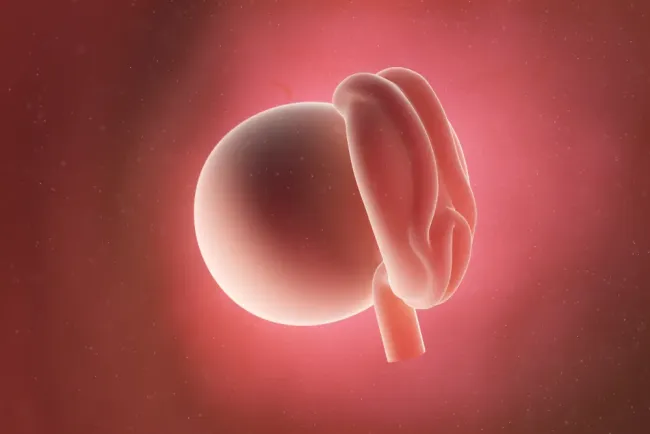
#> input picture tugas_3/data/input/janin.jpg, 650 x 434 px
$ python Tugas_3_Hough_Transform_Janin.py janin.jpg
#> lines starting #> are read from the running program, lines starting #| are printed output that depends on the picture; after the words box and inside, x2 and y2 are one past the last pixel; in counts of white or black regions, pixels touching at a corner belong together
#!/usr/bin/env python3
# -*- coding: utf-8 -*-
"""
TUGAS 3: HOUGH TRANSFORM GARIS, LINGKARAN, DAN ELIPS PADA USG JANIN
Nama: ...
NIM: ...
Kelas: ...

Persiapan (Python 3.10 atau lebih baru):
    python -m pip install numpy scipy scikit-image matplotlib Pillow

Cara menjalankan:
    python Tugas_3_Hough_Transform_Janin.py janin.jpg
    python Tugas_3_Hough_Transform_Janin.py

Tanpa argumen, program menggunakan janin.jpg di folder skrip jika tersedia.
Jika tidak tersedia, program membuka dialog pemilihan gambar atau meminta path.
Gunakan JPG/PNG USG janin milik Anda; gambar belum disertakan dalam skrip.

Pilihan tambahan:
    --roi X1 Y1 X2 Y2    Batasi pencarian pada koordinat gambar asli.
    --tanpa-tampilan    Simpan semua hasil tanpa membuka jendela grafik.
    --output FOLDER     Tentukan folder hasil.

Hasil: gambar asli, praproses, garis, lingkaran, elips, perbandingan,
ringkasan CSV, parameter JSON, dan arsip ZIP. Satu jendela perbandingan
dibuka setelah seluruh hasil tersimpan. Parameter deteksi dapat diubah
pada bagian KONFIGURASI dalam fungsi proses_gambar().

Garis: rho = x*cos(theta) + y*sin(theta).
Lingkaran: (x-xc)**2 + (y-yc)**2 = r**2.
Elips: x'**2/a**2 + y'**2/b**2 = 1 pada koordinat setelah rotasi.
Accumulator menyimpan suara kandidat, bukan persentase akurasi.
ROI yang bersih membantu mengurangi deteksi tulisan dan skala pada USG.
Hasil adalah bentuk geometri; belum otomatis mengenali anatomi janin.

Referensi:
https://scikit-image.org/docs/stable/api/skimage.transform.html
https://scikit-image.org/docs/stable/auto_examples/edges/plot_circular_elliptical_hough_transform.html
"""

import argparse
from pathlib import Path
import sys


def parse_args():
    parser = argparse.ArgumentParser(description="Tugas 3 — Hough Transform pada gambar USG janin.")
    parser.add_argument("gambar", nargs="?", help="Path gambar JPG/PNG; gunakan tanda kutip jika ada spasi.")
    parser.add_argument("--roi", nargs=4, type=int, metavar=("X1", "Y1", "X2", "Y2"),
                        help="Kotak ROI pada gambar asli; default seluruh gambar.")
    parser.add_argument("--output", type=Path, default=Path(__file__).resolve().parent / "hasil_hough_janin",
                        help="Folder hasil; default di samping skrip.")
    parser.add_argument("--tanpa-tampilan", action="store_true", help="Simpan hasil tanpa membuka grafik.")
    return parser.parse_args()


def pilih_gambar(path_input):
    if path_input:
        return Path(path_input).expanduser().resolve()
    default = Path(__file__).resolve().parent / "janin.jpg"
    if default.is_file():
        return default
    # Tkinter bawaan Python dapat menyediakan dialog pilih file di desktop.
    root = None
    try:
        import tkinter as tk
        from tkinter import filedialog
        root = tk.Tk()
        root.withdraw()
        selected = filedialog.askopenfilename(
            title="Pilih gambar USG janin",
            filetypes=[("Gambar", "*.jpg *.jpeg *.png *.bmp *.tif *.tiff"), ("Semua file", "*.*")],
        )
    except Exception as exc:
        # Tidak semua lingkungan Python menyediakan Tk atau layar desktop.
        try:
            selected = input("Masukkan path gambar USG janin: ").strip().strip('"').strip("'")
        except (EOFError, KeyboardInterrupt):
            raise ValueError("Berikan gambar: python Tugas_3_Hough_Transform_Janin.py janin.jpg") from exc
    finally:
        if root is not None:
            root.destroy()
    if not selected:
        print("Pemilihan gambar dibatalkan.")
        raise SystemExit(0)
    return Path(selected).expanduser().resolve()


def proses_gambar(image_path, args):
    # IMPOR PUSTAKA
    from pathlib import Path
    from time import perf_counter
    import csv
    import json
    import zipfile

    import numpy as np
    import matplotlib
    if args.tanpa_tampilan:
        matplotlib.use("Agg")
    import matplotlib.pyplot as plt
    from matplotlib.patches import Circle
    from PIL import Image, ImageOps
    from scipy import ndimage as ndi
    from skimage import color, exposure, filters, morphology, transform
    from skimage.feature import canny
    from skimage.draw import ellipse_perimeter
    from skimage.transform import (
        hough_line, hough_line_peaks,
        hough_circle, hough_circle_peaks, hough_ellipse,
    )
    import skimage

    plt.rcParams["figure.dpi"] = 110
    print("scikit-image:", skimage.__version__)

    # KONFIGURASI — sesuaikan dengan gambar
    ROI = tuple(args.roi) if args.roi else None
    MAX_SIDE = 320   # Batas sisi terbesar ROI untuk garis/lingkaran.

    CLAHE_CLIP = 0.02
    CANNY_SIGMA = 2.0
    CANNY_LOW = 0.10
    CANNY_HIGH = 0.25
    MIN_EDGE_COMPONENT = 12

    LINE_PEAK_RATIO = 0.45  # Ambang relatif terhadap puncak accumulator garis.
    MAX_LINES = 6
    CIRCLE_RADIUS_FRACTION = (0.15, 0.48)
    CIRCLE_RADIUS_STEP = 2
    CIRCLE_VOTE_THRESHOLD = 0.35  # Ambang accumulator ternormalisasi.
    MAX_CIRCLES = 3

    ELLIPSE_MAX_SIDE = 128
    ELLIPSE_MAX_EDGE_POINTS = 450  # Membatasi biaya komputasi; dapat mengurangi detail.
    ELLIPSE_ACCURACY = 5          # Lebar bin; lebih besar = estimasi lebih kasar.
    ELLIPSE_VOTE_THRESHOLD = 12
    ELLIPSE_MIN_SIZE_FRACTION = 0.30
    ELLIPSE_MAX_SIZE_FRACTION = 0.50
    ELLIPSE_MIN_AXIS_RATIO = 0.35
    ELLIPSE_MIN_EDGE_SUPPORT = 0.65  # Proporsi perimeter dekat tepi Canny (toleransi 1.5 px).
    RANDOM_SEED = 42

    OUTPUT_DIR = args.output.expanduser().resolve()
    OUTPUT_DIR.mkdir(parents=True, exist_ok=True)

    # 1. MEMBACA GAMBAR
    if not image_path.is_file():
        raise FileNotFoundError(f"Gambar tidak ditemukan: {image_path}")
    with Image.open(image_path) as im:
        rgb_original = np.array(ImageOps.exif_transpose(im).convert("RGB"))

    original_h, original_w = rgb_original.shape[:2]
    print(f"Ukuran gambar asli: {original_w} × {original_h} piksel")
    fig, ax = plt.subplots(figsize=(9, 6))
    ax.imshow(rgb_original)
    ax.set(title="Gambar USG asli — gunakan koordinat ini untuk ROI", xlabel="x (piksel)", ylabel="y (piksel)")
    ax.grid(alpha=0.2)
    fig.savefig(OUTPUT_DIR / "00_gambar_asli.png", bbox_inches="tight")
    plt.close(fig)

    # 2. ROI, GRAYSCALE, MEDIAN, CLAHE, DAN CANNY
    if ROI is None:
        x1, y1, x2, y2 = 0, 0, original_w, original_h
    else:
        if len(ROI) != 4 or any(int(v) != v for v in ROI):
            raise ValueError("ROI harus berisi empat bilangan bulat (x1, y1, x2, y2).")
        x1, y1, x2, y2 = map(int, ROI)
    if not (0 <= x1 < x2 <= original_w and 0 <= y1 < y2 <= original_h):
        raise ValueError("ROI tidak valid atau berada di luar gambar.")
    if min(x2 - x1, y2 - y1) < 32:
        raise ValueError("ROI terlalu kecil. Gunakan lebar dan tinggi minimal 32 piksel.")
    if not (0 <= CANNY_LOW < CANNY_HIGH <= 1):
        raise ValueError("Gunakan 0 <= CANNY_LOW < CANNY_HIGH <= 1.")

    roi_original = rgb_original[y1:y2, x1:x2]
    ratio = min(1.0, MAX_SIDE / max(roi_original.shape[:2]))
    work_h, work_w = [max(1, round(s * ratio)) for s in roi_original.shape[:2]]
    rgb = transform.resize(roi_original, (work_h, work_w, 3), anti_aliasing=True)
    gray = color.rgb2gray(rgb)
    denoised = filters.median(gray, footprint=morphology.disk(2))
    # Citra konstan dipertahankan agar tidak dibuat seolah memiliki tepi.
    enhanced = (exposure.equalize_adapthist(denoised, clip_limit=CLAHE_CLIP)
                if np.ptp(denoised) > 1e-8 else denoised.copy())

    def clean_edges(edge_map, min_size):
        labels, _ = ndi.label(edge_map, structure=np.ones((3, 3)))
        sizes = np.bincount(labels.ravel())
        keep = sizes >= min_size
        keep[0] = False
        return keep[labels]

    edges = canny(enhanced, sigma=CANNY_SIGMA,
                  low_threshold=CANNY_LOW, high_threshold=CANNY_HIGH)
    edges = clean_edges(edges, MIN_EDGE_COMPONENT)
    print(f"ROI kerja: {work_w} × {work_h}; jumlah piksel tepi: {edges.sum()}")
    print("Koordinat hasil garis/lingkaran memakai piksel ROI kerja, bukan gambar asli.")

    fig, axes = plt.subplots(1, 4, figsize=(16, 4))
    for ax, image, title in zip(axes, [rgb, gray, enhanced, edges],
                              ["ROI", "Grayscale", "Median + CLAHE", "Canny"]):
        ax.imshow(image, cmap="gray")
        ax.set_title(title)
        ax.axis("off")
    plt.tight_layout()
    fig.savefig(OUTPUT_DIR / "01_praproses.png", bbox_inches="tight")
    plt.close(fig)

    # 3. HOUGH TRANSFORM GARIS
    t0 = perf_counter()
    tested_angles = np.linspace(-np.pi / 2, np.pi / 2, 180, endpoint=False)
    hspace, angles, distances = hough_line(edges, theta=tested_angles)
    line_records = []
    if hspace.max() > 0:
        votes, peak_angles, peak_distances = hough_line_peaks(
            hspace, angles, distances,
            threshold=max(1, LINE_PEAK_RATIO * hspace.max()),
            num_peaks=MAX_LINES,
        )
        for vote, theta, rho in zip(votes, peak_angles, peak_distances):
            line_records.append({"votes": int(vote), "rho_px": float(rho),
                                 "theta_normal_deg": float(np.rad2deg(theta))})
    line_seconds = perf_counter() - t0

    def draw_lines(ax):
        for item in line_records:
            theta = np.deg2rad(item["theta_normal_deg"])
            rho = item["rho_px"]
            if abs(np.sin(theta)) > 1e-8:
                xs = np.array([0, work_w - 1])
                ys = (rho - xs * np.cos(theta)) / np.sin(theta)
                ax.plot(xs, ys, color="lime", linewidth=1.5)
            else:
                ax.axvline(rho / np.cos(theta), color="lime", linewidth=1.5)

    fig, axes = plt.subplots(1, 2, figsize=(12, 5))
    axes[0].imshow(rgb)
    draw_lines(axes[0])
    axes[0].set(xlim=(0, work_w - 1), ylim=(work_h - 1, 0), title="Kandidat garis")
    axes[0].axis("off")
    axes[1].imshow(np.log1p(hspace), cmap="magma", aspect="auto",
                   extent=[np.rad2deg(angles[0]), np.rad2deg(angles[-1]), distances[-1], distances[0]])
    axes[1].set(title="Accumulator garis (log1p)", xlabel="theta normal (derajat)", ylabel="rho (piksel)")
    plt.tight_layout()
    fig.savefig(OUTPUT_DIR / "02_hough_garis.png", bbox_inches="tight")
    plt.close(fig)
    print(f"Jumlah kandidat garis: {len(line_records)}; waktu: {line_seconds:.3f} detik")
    for item in line_records:
        print(item)

    # 4. HOUGH TRANSFORM LINGKARAN
    rmin = max(4, round(min(work_h, work_w) * CIRCLE_RADIUS_FRACTION[0]))
    rmax = round(min(work_h, work_w) * CIRCLE_RADIUS_FRACTION[1])
    if rmax <= rmin or CIRCLE_RADIUS_STEP < 1:
        raise ValueError("Rentang radius atau langkah radius tidak valid.")
    radii_to_test = np.arange(rmin, rmax + 1, CIRCLE_RADIUS_STEP)
    t0 = perf_counter()
    circle_records = []
    if edges.any():
        circle_hspace = hough_circle(edges, radii_to_test, normalize=True)
        accum, centers_x, centers_y, radii = hough_circle_peaks(
            circle_hspace, radii_to_test,
            threshold=CIRCLE_VOTE_THRESHOLD,
            min_xdistance=max(5, rmin // 2), min_ydistance=max(5, rmin // 2),
            total_num_peaks=MAX_CIRCLES,
        )
        for score, cx, cy, radius in zip(accum, centers_x, centers_y, radii):
            circle_records.append({"center_x_px": int(cx), "center_y_px": int(cy),
                                   "radius_px": int(radius), "normalized_votes": float(score)})
        del circle_hspace  # Lepaskan accumulator besar setelah pengambilan puncak.
    circle_seconds = perf_counter() - t0

    def draw_circles(ax):
        for index, item in enumerate(circle_records, start=1):
            cx, cy, radius = item["center_x_px"], item["center_y_px"], item["radius_px"]
            ax.add_patch(Circle((cx, cy), radius, fill=False, edgecolor="cyan", linewidth=2))
            ax.plot(cx, cy, "r+", markersize=7)
            ax.text(cx, cy, f" C{index}", color="yellow", fontsize=9)

    fig, ax = plt.subplots(figsize=(7, 5))
    ax.imshow(rgb)
    draw_circles(ax)
    ax.set(xlim=(0, work_w - 1), ylim=(work_h - 1, 0), title="Kandidat lingkaran")
    ax.axis("off")
    plt.tight_layout()
    fig.savefig(OUTPUT_DIR / "03_hough_lingkaran.png", bbox_inches="tight")
    plt.close(fig)
    print(f"Radius diuji: {rmin}–{rmax} piksel; jumlah kandidat: {len(circle_records)}")
    print(f"Waktu: {circle_seconds:.3f} detik")
    for item in circle_records:
        print(item)
    if not circle_records:
        print("Tidak ada kandidat melewati ambang. Periksa ROI, Canny, radius, atau ambang suara.")

    # 5. HOUGH TRANSFORM ELIPS
    small_ratio = min(1.0, ELLIPSE_MAX_SIDE / max(work_h, work_w))
    ellipse_h, ellipse_w = [max(1, round(s * small_ratio)) for s in (work_h, work_w)]
    small_enhanced = transform.resize(enhanced, (ellipse_h, ellipse_w), anti_aliasing=True)
    ellipse_edges = canny(small_enhanced, sigma=max(1.0, CANNY_SIGMA * small_ratio),
                          low_threshold=CANNY_LOW, high_threshold=CANNY_HIGH)
    ellipse_edges = clean_edges(ellipse_edges, max(3, round(MIN_EDGE_COMPONENT * small_ratio)))
    ellipse_reference_edges = ellipse_edges.copy()
    edge_distance = ndi.distance_transform_edt(~ellipse_reference_edges)
    all_points = np.argwhere(ellipse_edges)
    if len(all_points) > ELLIPSE_MAX_EDGE_POINTS:
        rng = np.random.default_rng(RANDOM_SEED)
        chosen = rng.choice(len(all_points), size=ELLIPSE_MAX_EDGE_POINTS, replace=False)
        points = all_points[chosen]
        ellipse_edges = np.zeros_like(ellipse_edges)
        ellipse_edges[points[:, 0], points[:, 1]] = True
        print(f"Titik tepi dikurangi: {len(all_points)} → {len(points)} untuk mempercepat Hough elips.")

    ellipse_min_size = max(8, round(min(ellipse_h, ellipse_w) * ELLIPSE_MIN_SIZE_FRACTION))
    ellipse_max_size = max(6, round(min(ellipse_h, ellipse_w) * ELLIPSE_MAX_SIZE_FRACTION))
    ellipse_record = None
    ellipse_curve = None
    t0 = perf_counter()
    if ellipse_edges.sum() >= 5:
        candidates = hough_ellipse(
            ellipse_edges, accuracy=ELLIPSE_ACCURACY,
            threshold=ELLIPSE_VOTE_THRESHOLD,
            min_size=ellipse_min_size, max_size=ellipse_max_size,
        )
        # Saring kandidat sangat pipih dan kandidat dengan pusat di luar gambar.
        valid = candidates[
            (candidates["a"] >= 6) & (candidates["b"] >= 6)
            & (np.minimum(candidates["a"], candidates["b"])
               / np.maximum(np.maximum(candidates["a"], candidates["b"]), 1e-9)
               >= ELLIPSE_MIN_AXIS_RATIO)
            & (candidates["xc"] >= 0) & (candidates["xc"] < ellipse_w)
            & (candidates["yc"] >= 0) & (candidates["yc"] < ellipse_h)
        ]
        for item in valid[np.argsort(valid["accumulator"])[::-1]]:
            yc, xc, a, b = [int(round(float(item[key]))) for key in ("yc", "xc", "a", "b")]
            orientation = float(item["orientation"])
            rr, cc = ellipse_perimeter(yc, xc, a, b, orientation=orientation)
            inside = (rr >= 0) & (rr < ellipse_h) & (cc >= 0) & (cc < ellipse_w)
            if inside.mean() < 0.90:
                continue
            edge_support = float(np.mean(edge_distance[rr[inside], cc[inside]] <= 1.5))
            if edge_support < ELLIPSE_MIN_EDGE_SUPPORT:
                continue
            # Petakan piksel gambar elips kecil ke ROI kerja, termasuk offset pusat piksel.
            curve_x = (cc[inside] + 0.5) * work_w / ellipse_w - 0.5
            curve_y = (rr[inside] + 0.5) * work_h / ellipse_h - 0.5
            ellipse_curve = (curve_x, curve_y)
            ellipse_record = {
                "votes": int(item["accumulator"]), "edge_support_fraction": edge_support,
                "center_x_small_px": float(item["xc"]), "center_y_small_px": float(item["yc"]),
                "a_small_px": float(item["a"]), "b_small_px": float(item["b"]),
                "orientation_skimage_rad": orientation,
                "center_x_work_px": float((item["xc"] + 0.5) * work_w / ellipse_w - 0.5),
                "center_y_work_px": float((item["yc"] + 0.5) * work_h / ellipse_h - 0.5),
            }
            break
    ellipse_seconds = perf_counter() - t0

    def draw_ellipse(ax):
        if ellipse_curve is not None:
            # Scatter dipakai karena urutan keluaran ellipse_perimeter bukan lintasan terurut.
            ax.scatter(*ellipse_curve, c="yellow", s=5, linewidths=0)
            ax.plot(ellipse_record["center_x_work_px"], ellipse_record["center_y_work_px"], "r+")

    fig, axes = plt.subplots(1, 2, figsize=(12, 5))
    axes[0].imshow(ellipse_edges, cmap="gray")
    axes[0].set_title(f"Tepi input Hough elips ({ellipse_w} × {ellipse_h})")
    axes[1].imshow(rgb)
    draw_ellipse(axes[1])
    axes[1].set(xlim=(0, work_w - 1), ylim=(work_h - 1, 0), title="Kandidat elips pada ROI")
    for ax in axes:
        ax.axis("off")
    plt.tight_layout()
    fig.savefig(OUTPUT_DIR / "04_hough_elips.png", bbox_inches="tight")
    plt.close(fig)
    print(f"Waktu Hough elips: {ellipse_seconds:.3f} detik")
    if ellipse_record is None:
        print("Tidak ada kandidat elips valid. Persempit ROI pada kontur kepala dan sesuaikan parameter.")
    else:
        print(ellipse_record)
        print("a dan b menggunakan piksel gambar kecil; orientasi mengikuti konvensi scikit-image.")

    # 6. PERBANDINGAN HASIL
    summary = [
        {"metode": "Garis", "jumlah_kandidat": len(line_records), "waktu_hough_detik": line_seconds},
        {"metode": "Lingkaran", "jumlah_kandidat": len(circle_records), "waktu_hough_detik": circle_seconds},
        {"metode": "Elips", "jumlah_kandidat": int(ellipse_record is not None), "waktu_hough_detik": ellipse_seconds},
    ]
    fig, axes = plt.subplots(1, 3, figsize=(15, 5))
    for ax, item, draw in zip(axes, summary, [draw_lines, draw_circles, draw_ellipse]):
        ax.imshow(rgb)
        draw(ax)
        ax.set(xlim=(0, work_w - 1), ylim=(work_h - 1, 0),
               title=f"{item['metode']} — {item['jumlah_kandidat']} kandidat")
        ax.axis("off")
    plt.tight_layout()
    fig.savefig(OUTPUT_DIR / "05_perbandingan.png", bbox_inches="tight")
    comparison_figure = fig
    for item in summary:
        print(f"{item['metode']:10s} | {item['jumlah_kandidat']} kandidat | {item['waktu_hough_detik']:.3f} detik")
    print("Waktu mengukur tahap Hough dan pemilihan kandidat, tidak termasuk unggahan/praproses/grafik.")
    print("Elips menggunakan resolusi dan jumlah titik berbeda, sehingga waktu bukan benchmark setara.")

    # 7. MENYIMPAN HASIL
    metadata = {
        "image_name": image_path.name,
        "original_shape_hw": [original_h, original_w],
        "roi_original_xyxy": [x1, y1, x2, y2],
        "working_shape_hw": [work_h, work_w],
        "ellipse_shape_hw": [ellipse_h, ellipse_w],
        "coordinate_notes": {
            "lines_circles": "pixels in resized working ROI; x right, y down",
            "ellipse_axes": "pixels in small ellipse input; a,b follow ellipse_perimeter convention",
            "ellipse_center_work": "center mapped to working ROI",
            "votes": "accumulator scores; not accuracy or clinical confidence",
        },
        "parameters": {
            "max_side": MAX_SIDE, "clahe_clip": CLAHE_CLIP,
            "canny_sigma": CANNY_SIGMA, "canny_low": CANNY_LOW, "canny_high": CANNY_HIGH,
            "min_edge_component": MIN_EDGE_COMPONENT,
            "line_peak_ratio": LINE_PEAK_RATIO, "max_lines": MAX_LINES,
            "circle_radius_fraction": CIRCLE_RADIUS_FRACTION,
            "circle_radius_step": CIRCLE_RADIUS_STEP,
            "circle_vote_threshold": CIRCLE_VOTE_THRESHOLD, "max_circles": MAX_CIRCLES,
            "ellipse_max_side": ELLIPSE_MAX_SIDE,
            "ellipse_max_edge_points": ELLIPSE_MAX_EDGE_POINTS,
            "ellipse_accuracy": ELLIPSE_ACCURACY, "ellipse_vote_threshold": ELLIPSE_VOTE_THRESHOLD,
            "ellipse_min_size": ellipse_min_size, "ellipse_max_size": ellipse_max_size,
            "ellipse_min_axis_ratio": ELLIPSE_MIN_AXIS_RATIO,
            "ellipse_min_edge_support": ELLIPSE_MIN_EDGE_SUPPORT, "random_seed": RANDOM_SEED,
        },
        "versions": {"numpy": np.__version__, "scikit_image": skimage.__version__},
        "lines": line_records, "circles": circle_records, "ellipse": ellipse_record,
        "summary": summary,
    }
    (OUTPUT_DIR / "parameter_dan_hasil.json").write_text(
        json.dumps(metadata, indent=2, ensure_ascii=False), encoding="utf-8")
    with (OUTPUT_DIR / "ringkasan.csv").open("w", newline="", encoding="utf-8") as f:
        writer = csv.DictWriter(f, fieldnames=list(summary[0]))
        writer.writeheader()
        writer.writerows(summary)

    archive_path = OUTPUT_DIR.with_suffix(".zip")
    with zipfile.ZipFile(archive_path, "w", zipfile.ZIP_DEFLATED) as archive:
        for path in sorted(OUTPUT_DIR.iterdir()):
            if path.is_file():
                archive.write(path, arcname=f"{OUTPUT_DIR.name}/{path.name}")
    print("Hasil tersimpan di:", OUTPUT_DIR.resolve())
    print("ZIP:", archive_path.resolve())

    # 8. TAMPILKAN PERBANDINGAN SETELAH HASIL TERSIMPAN
    if args.tanpa_tampilan:
        plt.close(comparison_figure)
    else:
        print("Tutup jendela perbandingan untuk mengakhiri program.")
        plt.show()
    return metadata


def main():
    args = parse_args()
    try:
        image_path = pilih_gambar(args.gambar)
        proses_gambar(image_path, args)
#> in proses_gambar, im is the input picture: PIL image 650x434 RGB; mean R, G, B 159.9, 75.2, 72.4
#| Ukuran gambar asli: 650 × 434 piksel
#> in proses_gambar, `gray = color.rgb2gray(rgb)`:
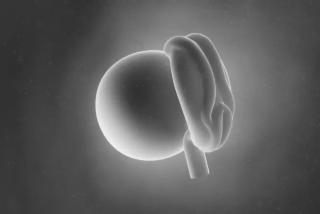
#> gray: shape (214, 320) float64; min 0.187, max 0.947, mean 0.365
#> in proses_gambar, `enhanced = (exposure.equalize_adapthist(denoised, clip_limit=CLAHE_CLI..`:
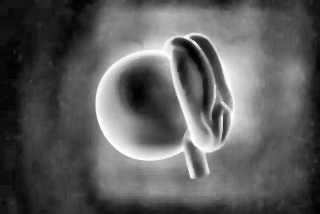
#> enhanced: shape (214, 320) float64; min 0, max 1, mean 0.364
#> in proses_gambar, `edges = canny(enhanced, sigma=CANNY_SIGMA, low_threshold=CANNY_LOW, hi..`:
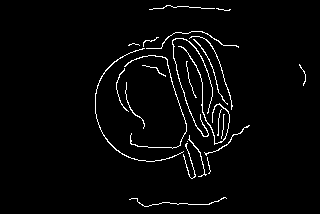
#> edges: shape (214, 320) bool; 2.9% white in thin lines or dots, all inside (x1, y1, x2, y2) = (95, 5, 306, 207)
#> in clean_edges, `labels, _ = ndi.label(edge_map, structure=np.ones((3, 3)))`:
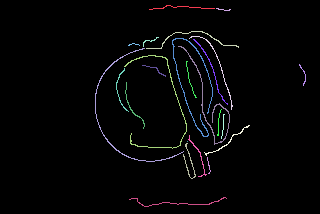
#> labels: shape (214, 320) int32; 25 distinct labels, from 0 to 24; one colour per label, 0 black
#> in clean_edges, `sizes = np.bincount(labels.ravel())`: sizes = 25 values, max 66519 at index 0, min 1 at index 21, mean 2739.2
#| ROI kerja: 320 × 214; jumlah piksel tepi: 1960
#> the loop in proses_gambar, `for ax, image, title in zip(axes, [rgb, gray, enhanced, edges], ["ROI"..` made 4 passes
#> title on passes 1 to 4: 'ROI', 'Grayscale', 'Median + CLAHE', 'Canny'
#> in proses_gambar, `hspace, angles, distances = hough_line(edges, theta=tested_angles)`:
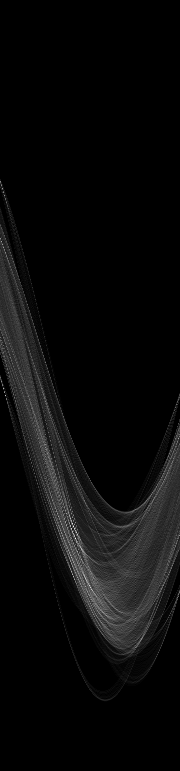
#> hspace: shape (771, 180) uint64; min 0, max 63, mean 2.5; drawn with min black and max white
#> in proses_gambar, `hspace, angles, distances = hough_line(edges, theta=tested_angles)`: angles = 180 values from -1.57 to 1.55; distances = 771 values from -385 to 385
#> in proses_gambar, `votes, peak_angles, peak_distances = hough_line_peaks( hspace, angles,..`: votes = [63, 61, 53, 49, 45, 45]; peak_angles = [-0.262, -0.297, -0.0175, -1.48, -0.297, -0.332]; peak_distances = [153, 141, 200, 10, 191, 172]
#> (the rest of the program and of its run is left out)
